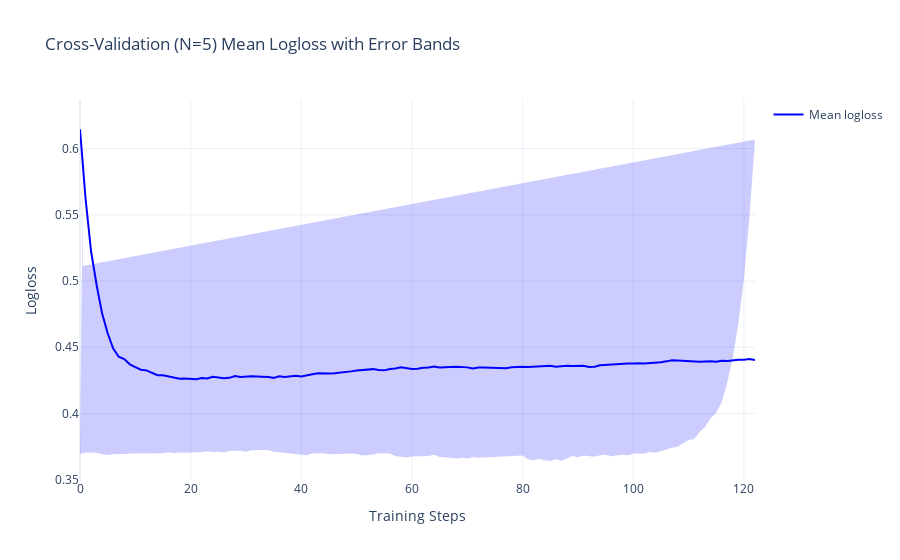

Notebook code for this chart:
### Code cell
plot_error_scatter(
    cv_results,
    x="iterations",
    y="test-Logloss-mean",
    err="test-Logloss-std",
    name="Mean logloss",
    title="Cross-Validation (N=5) Mean Logloss with Error Bands",
    xtitle="Training Steps",
    ytitle="Logloss",
)
